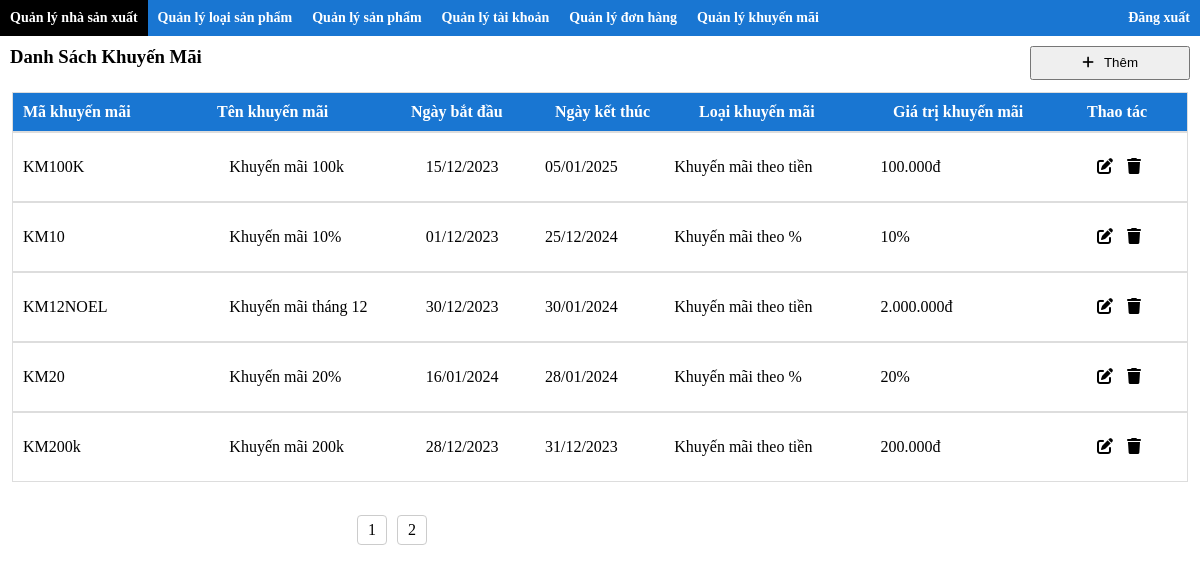
/webbanmaytinh/src/admin/index.php?action=quanlykhuyenmai&&query=no (signed in), run on an earlier commit of the app's database.
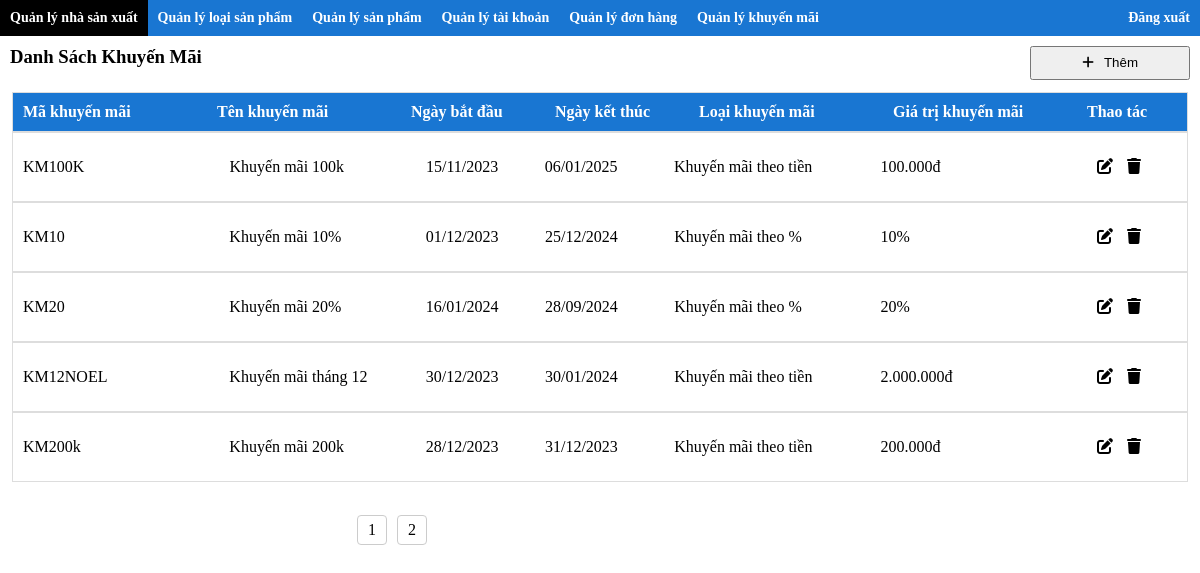
And on a later commit of the database.
### tables this page shows
CREATE TABLE IF NOT EXISTS `khuyenmai` (
  `maKhuyenMai` varchar(50) NOT NULL,
  `tenKhuyenMai` varchar(50) NOT NULL,
  `ngayBatDau` date DEFAULT NULL,
  `ngayKetThuc` date DEFAULT NULL,
  `maLKM` varchar(50) NOT NULL,
  `giaTriKhuyenMai` double NOT NULL,
  PRIMARY KEY (`maKhuyenMai`),
  KEY `PK_KM_LKM` (`maLKM`)
);

CREATE TABLE IF NOT EXISTS `loaikhuyenmai` (
  `maLoai` varchar(50) NOT NULL,
  `tenLoai` varchar(50) NOT NULL,
  PRIMARY KEY (`maLoai`)
);

### webbanmaytinh/src/admin/modules/quanlykhuyenmai/hienthi.php (the view)
<?php
include '../././db/connect.php';
?>
<div class="content-header">
    <h3 class="content-title">Danh Sách Khuyến Mãi</h3>
    <button class="btn-add"><a class="title" href="?action=quanlykhuyenmai&&query=them"><i class="icon fa-solid fa-plus"></i>Thêm</a></button>
</div>
<table class="content-wrapper" style="min-height:395px">
    <tr class="content-list head">
        <td class="content-item width150 head"><b>Mã khuyến mãi</b> </td>
        <td class="content-item width150 head"><b>Tên khuyến mãi</b></td>
        <td class="content-item width100 head"><b>Ngày bắt đầu</b></td>
        <td class="content-item width100 head"><b>Ngày kết thúc</b></td>
        <td class="content-item width150 head"><b>Loại khuyến mãi </b></td>
        <td class="content-item width150 head"><b>Giá trị khuyến mãi</b></td>
        <td class="content-item width100 head"><b>Thao tác</b></td>
    </tr>
    <?php
    if (isset($_GET['page'])) {
        $page = $_GET['page'];
        $n = ($page - 1) * 5;
        if ($page == 1) {
            $sql = "SELECT maKhuyenMai,tenKhuyenMai,ngayBatDau,ngayKetThuc,giaTriKhuyenMai,tenLoai,maLKM
            from khuyenmai join loaikhuyenmai
            on khuyenmai.maLKM=loaikhuyenmai.maLoai order by ngayKetThuc DESC limit 0,5 ";
        } else {
            $sql = "SELECT maKhuyenMai,tenKhuyenMai,ngayBatDau,ngayKetThuc,giaTriKhuyenMai,tenLoai,maLKM
            from khuyenmai join loaikhuyenmai
            on khuyenmai.maLKM=loaikhuyenmai.maLoai order by ngayKetThuc DESC limit $n,5 ";
        }
    } else {
        $sql = "SELECT maKhuyenMai,tenKhuyenMai,ngayBatDau,ngayKetThuc,giaTriKhuyenMai,tenLoai,maLKM
        from khuyenmai join loaikhuyenmai
        on khuyenmai.maLKM=loaikhuyenmai.maLoai order by ngayKetThuc DESC limit 0,5 ";
    }
    $result = mysqli_query($conn, $sql);
    while ($row = mysqli_fetch_array($result)) {
    ?>
        <tr class="content-list" style="height: 70px;">
            <td class="content-item width150"><?php echo $row['maKhuyenMai'] ?></td>
            <td class="content-item width150"><?php echo $row['tenKhuyenMai'] ?></td>
            <td class="cart-item width100"><?php echo date("d/m/Y", strtotime($row['ngayBatDau'])) ?></td>
            <td class="cart-item width100"><?php echo date("d/m/Y", strtotime($row['ngayKetThuc'])) ?></td>
            <td class="content-item width150"><?php echo $row['tenLoai'] ?></td>
            <td class="content-item width150">
                <?php if ($row['maLKM'] == "KM1") {
                    echo number_format($row['giaTriKhuyenMai'], $decimals = 0, $dec_point = ',', $thousand_sep = '.') . 'đ';
                } else {
                    echo $row['giaTriKhuyenMai'] . '%';
                }
                ?>
            </td>
            <td class="content-item width100">
                <a class="content-item width50" href="?action=quanlykhuyenmai&&query=sua&this_id=<?php echo $row['maKhuyenMai'] ?>"><i class="fa-solid fa-pen-to-square"></i></a>
                <a class="content-item width50" href="?action=quanlykhuyenmai&&query=xoa&&this_id=<?php echo $row['maKhuyenMai'] ?>"><i class="fa-sharp fa-solid fa-trash"></i></a>
            </td>
        </tr>
    <?php
    }
    ?>
</table>
<?php
include 'pagination.php';
?>

### webbanmaytinh/src/admin/modules/quanlykhuyenmai/pagination.php
<div style="width: 100%;display:flex;justify-content:center">
    <div class="pagination" style="width:600px;height:30px;margin:20px 0;display:flex;">
        <div class="prev" style="flex-grow: 1;"></div>
        <div class="" style="flex-grow: 8;">
            <div style="display: flex;flex-direction:row">
                <?php
                $sql = "SELECT count(maKhuyenMai) from khuyenmai";
                $result = mysqli_query($conn, $sql);
                $sl = mysqli_fetch_row($result);
                $max = ceil((int)$sl[0] / 5);
                for ($i = 1; $i <= $max; $i++) {
                ?>
                    <a href="./index.php?action=quanlykhuyenmai&query=no&page=<?php echo $i ?>" style="margin: 0 5px;height:30px;width:30px;display:flex;justify-content:center;align-items:center;cursor:pointer;border:1px solid #ccc;border-radius:4px;
                    <?php if (isset($_GET['page']) && $_GET['page'] == $i) {
                        echo 'background-color: #ddd';
                    } ?>"><?php echo $i ?></a>
                <?php
                } ?>
            </div>
        </div>
        <div class="next" style="flex-grow: 1;"></div>
    </div>
</div>

What changed in the data, as far as the page shows it:
changed khuyenmai "KM100K": ngayBatDau "15/12/2023" → "15/11/2023"; ngayKetThuc "05/01/2025" → "06/01/2025"
changed khuyenmai "KM20": ngayKetThuc "28/01/2024" → "28/09/2024"; moves up the list
